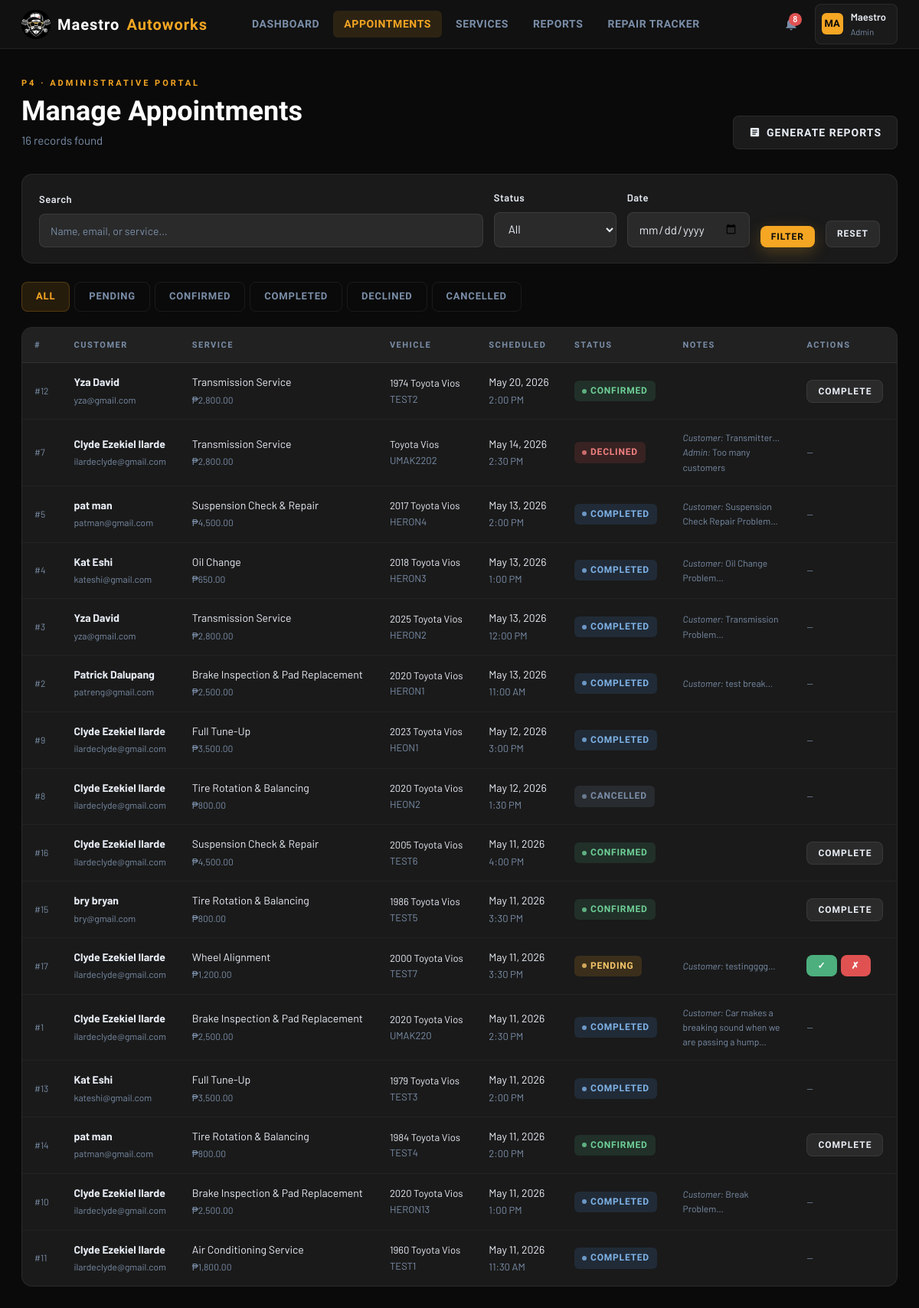
The page /admin_appointments.php (signed in) on the database its author committed.
### tables this page shows
CREATE TABLE `users` (
  `id` int(11) NOT NULL,
  `first_name` varchar(100) NOT NULL,
  `last_name` varchar(100) NOT NULL,
  `username` varchar(100) NOT NULL,
  `email` varchar(150) NOT NULL,
  `password` varchar(255) NOT NULL,
  `role` enum('customer','admin') NOT NULL DEFAULT 'customer',
  `phone` varchar(30) DEFAULT NULL,
  `created_at` timestamp NOT NULL DEFAULT current_timestamp()
);

CREATE TABLE `appointments` (
  `id` int(11) NOT NULL,
  `user_id` int(11) NOT NULL,
  `service_id` int(11) NOT NULL,
  `vehicle_make` varchar(80) DEFAULT NULL,
  `vehicle_model` varchar(80) DEFAULT NULL,
  `vehicle_year` year(4) DEFAULT NULL,
  `plate_no` varchar(20) DEFAULT NULL,
  `appt_date` date NOT NULL,
  `appt_time` time NOT NULL,
  `notes` text DEFAULT NULL,
  `status` enum('pending','confirmed','declined','completed','cancelled') NOT NULL DEFAULT 'pending',
  `admin_notes` text DEFAULT NULL,
  `created_at` timestamp NOT NULL DEFAULT current_timestamp(),
  `updated_at` timestamp NOT NULL DEFAULT current_timestamp() ON UPDATE current_timestamp()
);

CREATE TABLE `services` (
  `id` int(11) NOT NULL,
  `name` varchar(150) NOT NULL,
  `description` text DEFAULT NULL,
  `duration_hr` decimal(4,1) NOT NULL DEFAULT 1.0,
  `price` decimal(10,2) DEFAULT NULL,
  `category` varchar(80) DEFAULT NULL,
  `active` tinyint(1) NOT NULL DEFAULT 1
);

### admin_appointments.php (the view, shortened to what this page needs)
<?php
require 'db.php';
require 'partials/header.php';
$filterStatus = $_GET['status'] ?? 'all';
$filterDate   = $_GET['date']   ?? '';
$search       = trim($_GET['q'] ?? '');
$where  = ['1=1'];
$params = [];
$sql = "
    SELECT a.*, u.first_name, u.last_name, u.email,
           s.name AS service_name, s.price, s.duration_hr
    FROM appointments a
    JOIN users    u ON u.id = a.user_id
    JOIN services s ON s.id = a.service_id
    WHERE " . implode(' AND ', $where) . "
    ORDER BY a.appt_date DESC, a.appt_time DESC
";
$stmt = $pdo->prepare($sql);
$stmt->execute($params);
$appointments = $stmt->fetchAll();
?>
<main class="page-shell">
    <div class="page-header" style="display:flex;align-items:flex-end;justify-content:space-between;flex-wrap:wrap;gap:16px;">
        <div>
            <div class="page-label">P4 · Administrative Portal</div>
            <div class="page-title">Manage Appointments</div>
            <div class="page-sub"><?= count($appointments) ?> record<?= count($appointments)!=1?'s':'' ?> found</div>
        </div>
        <a href="admin_reports.php" class="btn btn-secondary">
            <svg viewBox="0 0 24 24" style="width:15px;height:15px;fill:currentColor;"><path d="M19 3H5c-1.1 0-2 .9-2 2v14c0 1.1.9 2 2 2h14c1.1 0 2-.9 2-2V5c0-1.1-.9-2-2-2zm-5 14H7v-2h7v2zm3-4H7v-2h10v2zm0-4H7V7h10v2z"/></svg>
            Generate Reports
        </a>
    </div>
    <div class="card card-sm" style="margin-bottom:24px;">
        <form method="GET" style="display:flex;gap:14px;flex-wrap:wrap;align-items:flex-end;">
            <div style="flex:1;min-width:180px;">
                <label class="lbl">Search</label>
                <input type="text" name="q" placeholder="Name, email, or service…" value="<?= htmlspecialchars($search) ?>">
            </div>
            <div style="min-width:160px;">
                <label class="lbl">Status</label>
                <select name="status">
                    <?php foreach (['all','pending','confirmed','completed','declined','cancelled'] as $s): ?>
                        <option value="<?= $s ?>" <?= $filterStatus===$s?'selected':'' ?>><?= ucfirst($s) ?></option>
                    <?php endforeach; ?>
                </select>
            </div>
            <div style="min-width:160px;">
                <label class="lbl">Date</label>
                <input type="date" name="date" value="<?= htmlspecialchars($filterDate) ?>">
            </div>
            <button type="submit" class="btn btn-primary btn-sm">Filter</button>
            <a href="admin_appointments.php" class="btn btn-secondary btn-sm">Reset</a>
        </form>
    </div>
    <div style="display:flex;gap:6px;margin-bottom:20px;flex-wrap:wrap;">
        <?php
        $statuses = ['all','pending','confirmed','completed','declined','cancelled'];
        foreach ($statuses as $s):
            $active = ($filterStatus === $s) ? 'active' : '';
        ?>
            <a href="?status=<?= $s ?><?= $filterDate ? '&date='.$filterDate : '' ?><?= $search ? '&q='.urlencode($search) : '' ?>"
               class="tab-btn <?= $active ?>">
                <?= ucfirst($s) ?>
            </a>
        <?php endforeach; ?>
    </div>
    <div class="card" style="padding:0;">
        <?php if (empty($appointments)): ?>
            <div class="empty-state">
                <svg viewBox="0 0 24 24"><path d="M19 3h-1V1h-2v2H8V1H6v2H5c-1.1 0-2 .9-2 2v16c0 1.1.9 2 2 2h14c1.1 0 2-.9 2-2V5c0-1.1-.9-2-2-2zm0 18H5V8h14v13zM7 10h5v5H7z"/></svg>
                <p>No appointments match your filters.</p>
            </div>
        <?php else: ?>
        <div class="table-wrap">
            <table>
                <thead><tr>
                    <th>#</th><th>Customer</th><th>Service</th>
                    <th>Vehicle</th><th>Scheduled</th>
                    <th>Status</th><th>Notes</th><th>Actions</th>
                </tr></thead>
                <tbody>
                <?php foreach ($appointments as $row): ?>
                    <tr>
                        <td style="font-size:12px;color:var(--muted);">#<?= $row['id'] ?></td>
                        <td>
                            <strong><?= htmlspecialchars($row['first_name'].' '.$row['last_name']) ?></strong><br>
                            <span style="font-size:12px;color:var(--muted);"><?= htmlspecialchars($row['email']) ?></span>
                        </td>
                        <td>
                            <?= htmlspecialchars($row['service_name']) ?><br>
                            <span style="font-size:12px;color:var(--muted);">₱<?= number_format($row['price'],2) ?></span>
                        </td>
                        <td style="font-size:13px;">
                            <?= htmlspecialchars($row['vehicle_year'].' '.$row['vehicle_make'].' '.$row['vehicle_model']) ?>
                            <?php if ($row['plate_no']): ?>
                                <br><span style="color:var(--muted);"><?= htmlspecialchars($row['plate_no']) ?></span>
                            <?php endif; ?>
                        </td>
                        <td>
                            <?= date('M j, Y', strtotime($row['appt_date'])) ?><br>
                            <span style="color:var(--muted);font-size:13px;"><?= date('g:i A', strtotime($row['appt_time'])) ?></span>
                        </td>
                        <td>
                            <span class="badge badge-<?= $row['status'] ?>">
                                <span class="badge-dot"></span>
                                <?= ucfirst($row['status']) ?>
                            </span>
                        </td>
                        <td style="max-width:160px;font-size:12px;color:var(--muted);">
                            <?php if ($row['notes']): ?>
                                <em>Customer:</em> <?= htmlspecialchars(mb_substr($row['notes'],0,60)) ?>…<br>
                            <?php endif; ?>
                            <?= $row['admin_notes'] ? '<em>Admin:</em> '.htmlspecialchars(mb_substr($row['admin_notes'],0,60)) : '' ?>
                        </td>
                        <td>
                            <div style="display:flex;gap:5px;flex-wrap:wrap;">
                                <?php if ($row['status'] === 'pending'): ?>
                                    <button class="btn btn-success btn-sm"
                                        onclick="openAction(<?= $row['id'] ?>,'confirm',
                                            '<?= htmlspecialchars($row['first_name'].' '.$row['last_name'],ENT_QUOTES) ?>',
                                            '<?= htmlspecialchars($row['service_name'],ENT_QUOTES) ?>')">
                                        ✓
                                    </button>
                                    <button class="btn btn-danger btn-sm"
                                        onclick="openAction(<?= $row['id'] ?>,'decline',
                                            '<?= htmlspecialchars($row['first_name'].' '.$row['last_name'],ENT_QUOTES) ?>',
                                            '<?= htmlspecialchars($row['service_name'],ENT_QUOTES) ?>')">
                                        ✗
                                    </button>
                                <?php elseif ($row['status'] === 'confirmed'): ?>
                                    <form method="POST" action="update_appointment.php">
                                        <button type="submit" class="btn btn-secondary btn-sm">Complete</button>
                                    </form>
                                <?php else: ?>
                                    <span style="color:var(--muted);font-size:12px;">—</span>
                                <?php endif; ?>
                            </div>
                        </td>
                    </tr>
                <?php endforeach; ?>
                </tbody>
            </table>
        </div>
        <?php endif; ?>
    </div>
</main>
<?php require 'partials/footer.php'; ?>

### partials/header.php (shortened to what this page needs)
<?php
$currentUser = $pdo->prepare("SELECT id, first_name, last_name, username, role FROM users WHERE id = ?");
$currentUser->execute([$_SESSION['user_id']]);
$me = $currentUser->fetch();
$unreadStmt = $pdo->prepare("SELECT COUNT(*) FROM notifications WHERE user_id = ? AND is_read = 0");
$unreadStmt->execute([$me['id']]);
$unreadCount = (int)$unreadStmt->fetchColumn();
$initials = strtoupper(substr($me['first_name'],0,1) . substr($me['last_name'],0,1));
$isAdmin  = ($me['role'] === 'admin');
$currentPage = basename($_SERVER['PHP_SELF'], '.php');
?>
<!DOCTYPE html>
<html lang="en">
<head>
    <link rel="stylesheet" href="app.css">
</head>
<body>
<div class="app-body">
<header class="topbar">
    <a href="<?= $isAdmin ? 'admin_dashboard.php' : 'dashboard.php' ?>" class="topbar-logo">
        <div class="logo-badge">
            <img src="logo.png" alt="Maestro Autoworks Logo">
        </div>
        Maestro<span style="color:var(--yellow)">Autoworks</span>
    </a>
    <nav class="topbar-nav">
        <?php if ($isAdmin): ?>
            <a href="admin_dashboard.php"    class="<?= $currentPage==='admin_dashboard'    ?'active':'' ?>">Dashboard</a>
            <a href="admin_appointments.php" class="<?= $currentPage==='admin_appointments' ?'active':'' ?>">Appointments</a>
            <a href="admin_services.php"     class="<?= $currentPage==='admin_services'     ?'active':'' ?>">Services</a>
            <a href="admin_reports.php"      class="<?= $currentPage==='admin_reports'      ?'active':'' ?>">Reports</a>
            <a href="admin_pms.php"          class="<?= $currentPage==='admin_pms'          ?'active':'' ?>">Repair Tracker</a>
        <?php endif; ?>
    </nav>
    <div class="topbar-right">
        <div style="position:relative;">
            <button class="notif-btn" id="notifBtn" aria-label="Notifications">
                <?php if ($unreadCount > 0): ?>
                    <span class="notif-badge"><?= $unreadCount > 9 ? '9+' : $unreadCount ?></span>
                <?php endif; ?>
            </button>
        </div>
        <div style="position:relative;">
            <div class="user-chip" id="userChip">
                <div class="user-avatar"><?= $initials ?></div>
                <div>
                    <div class="user-name"><?= htmlspecialchars($me['first_name']) ?></div>
                    <div class="user-role"><?= ucfirst($me['role']) ?></div>
                </div>
            </div>
        </div>
    </div>
</header>

### rows shown on the page
users: initials "MA", first_name "Maestro", role "Admin"
appointments: id "12", user.last_name "Yza David", user.email "yza@gmail.com", service.name "Transmission Service", service.price "2,800.00", vehicle_year+vehicle_make+vehicle_model "1974 Toyota Vios", plate_no "TEST2", appt_date "May 20, 2026", appt_time "2:00 PM", status "CONFIRMED"
appointments: id "7", user.last_name "Clyde Ezekiel Ilarde", user.email "ilardeclyde@gmail.com", service.name "Transmission Service", service.price "2,800.00", vehicle_year+vehicle_make+vehicle_model "Toyota Vios", plate_no "UMAK2202", appt_date "May 14, 2026", appt_time "2:30 PM", status "DECLINED", notes "Transmitter", admin_notes "Too many customers"
appointments: id "5", user.last_name "pat man", user.email "patman@gmail.com", service.name "Suspension Check & Repair", service.price "4,500.00", vehicle_year+vehicle_make+vehicle_model "2017 Toyota Vios", plate_no "HERON4", appt_date "May 13, 2026", appt_time "2:00 PM", status "COMPLETED", notes "Suspension Check Repair Problem"
appointments: id "4", user.last_name "Kat Eshi", user.email "kateshi@gmail.com", service.name "Oil Change", service.price "650.00", vehicle_year+vehicle_make+vehicle_model "2018 Toyota Vios", plate_no "HERON3", appt_date "May 13, 2026", appt_time "1:00 PM", status "COMPLETED", notes "Oil Change Problem"
appointments: id "3", user.last_name "Yza David", user.email "yza@gmail.com", service.name "Transmission Service", service.price "2,800.00", vehicle_year+vehicle_make+vehicle_model "2025 Toyota Vios", plate_no "HERON2", appt_date "May 13, 2026", appt_time "12:00 PM", status "COMPLETED", notes "Transmission Problem"
appointments: id "2", user.last_name "Patrick Dalupang", user.email "patreng@gmail.com", service.name "Brake Inspection & Pad Replacement", service.price "2,500.00", vehicle_year+vehicle_make+vehicle_model "2020 Toyota Vios", plate_no "HERON1", appt_date "May 13, 2026", appt_time "11:00 AM", status "COMPLETED", notes "test break"
appointments: id "9", user.last_name "Clyde Ezekiel Ilarde", user.email "ilardeclyde@gmail.com", service.name "Full Tune-Up", service.price "3,500.00", vehicle_year+vehicle_make+vehicle_model "2023 Toyota Vios", plate_no "HEON1", appt_date "May 12, 2026", appt_time "3:00 PM", status "COMPLETED"
appointments: id "8", user.last_name "Clyde Ezekiel Ilarde", user.email "ilardeclyde@gmail.com", service.name "Tire Rotation & Balancing", service.price "800.00", vehicle_year+vehicle_make+vehicle_model "2020 Toyota Vios", plate_no "HEON2", appt_date "May 12, 2026", appt_time "1:30 PM", status "CANCELLED"
appointments: id "16", user.last_name "Clyde Ezekiel Ilarde", user.email "ilardeclyde@gmail.com", service.name "Suspension Check & Repair", service.price "4,500.00", vehicle_year+vehicle_make+vehicle_model "2005 Toyota Vios", plate_no "TEST6", appt_date "May 11, 2026", appt_time "4:00 PM", status "CONFIRMED"
appointments: id "15", user.last_name "bry bryan", user.email "bry@gmail.com", service.name "Tire Rotation & Balancing", service.price "800.00", vehicle_year+vehicle_make+vehicle_model "1986 Toyota Vios", plate_no "TEST5", appt_date "May 11, 2026", appt_time "3:30 PM", status "CONFIRMED"
appointments: id "17", user.last_name "Clyde Ezekiel Ilarde", user.email "ilardeclyde@gmail.com", service.name "Wheel Alignment", service.price "1,200.00", vehicle_year+vehicle_make+vehicle_model "2000 Toyota Vios", plate_no "TEST7", appt_date "May 11, 2026", appt_time "3:30 PM", status "PENDING", notes "testingggg"
appointments: id "1", user.last_name "Clyde Ezekiel Ilarde", user.email "ilardeclyde@gmail.com", service.name "Brake Inspection & Pad Replacement", service.price "2,500.00", vehicle_year+vehicle_make+vehicle_model "2020 Toyota Vios", plate_no "UMAK220", appt_date "May 11, 2026", appt_time "2:30 PM", status "COMPLETED", notes "Car makes a breaking sound when we are passing a hump"
appointments: id "13", user.last_name "Kat Eshi", user.email "kateshi@gmail.com", service.name "Full Tune-Up", service.price "3,500.00", vehicle_year+vehicle_make+vehicle_model "1979 Toyota Vios", plate_no "TEST3", appt_date "May 11, 2026", appt_time "2:00 PM", status "COMPLETED"
appointments: id "14", user.last_name "pat man", user.email "patman@gmail.com", service.name "Tire Rotation & Balancing", service.price "800.00", vehicle_year+vehicle_make+vehicle_model "1984 Toyota Vios", plate_no "TEST4", appt_date "May 11, 2026", appt_time "2:00 PM", status "CONFIRMED"
appointments: id "10", user.last_name "Clyde Ezekiel Ilarde", user.email "ilardeclyde@gmail.com", service.name "Brake Inspection & Pad Replacement", service.price "2,500.00", vehicle_year+vehicle_make+vehicle_model "2020 Toyota Vios", plate_no "HERON13", appt_date "May 11, 2026", appt_time "1:00 PM", status "COMPLETED", notes "Break Problem"
appointments: id "11", user.last_name "Clyde Ezekiel Ilarde", user.email "ilardeclyde@gmail.com", service.name "Air Conditioning Service", service.price "1,800.00", vehicle_year+vehicle_make+vehicle_model "1960 Toyota Vios", plate_no "TEST1", appt_date "May 11, 2026", appt_time "11:30 AM", status "COMPLETED"

### other values the page prints
$unreadCount "8"
count($appointments) "16"
$s "ALL"
$s "PENDING"
$s "CONFIRMED"
$s "COMPLETED"
$s "DECLINED"
$s "CANCELLED"
form field status "All"
